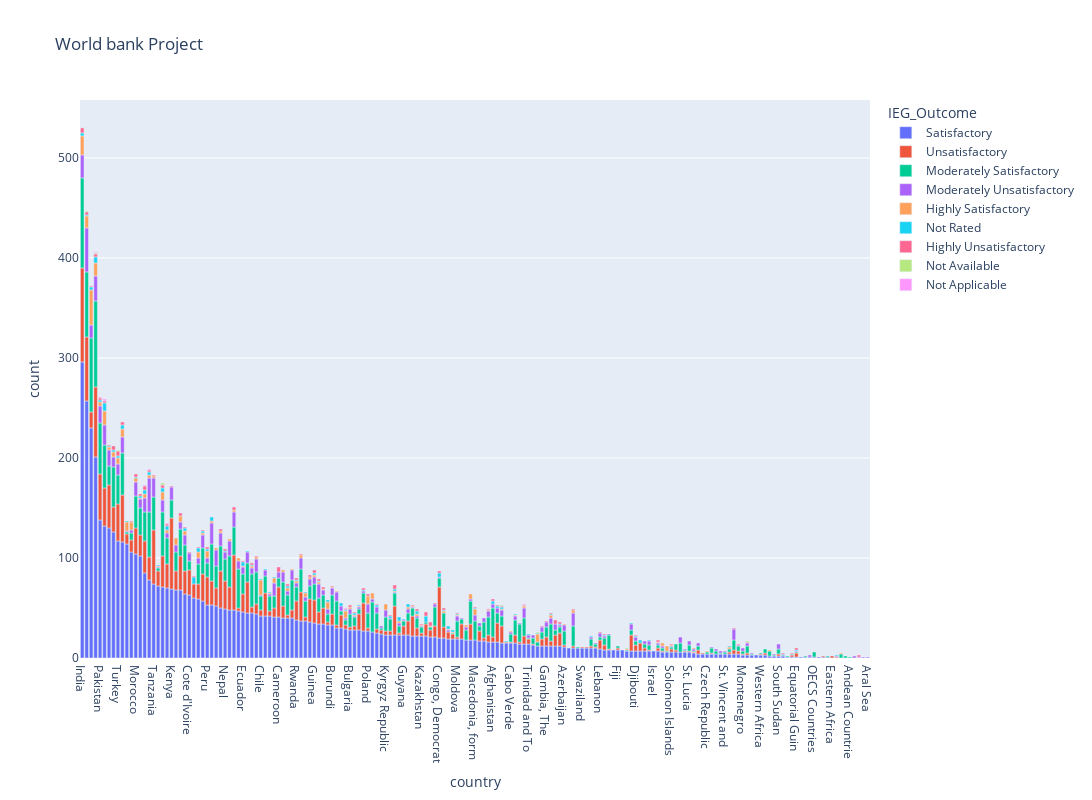

The notebook cell this image was saved under:
### Code cell
fig = px.bar(project_df.set_index('country'), y="count", color="IEG_Outcome", title="World bank Project",width=2000, height=800)
fig.update_traces(texttemplate='%{text:.2s}', textposition='outside')
fig.update_layout(uniformtext_minsize=8, uniformtext_mode='hide')
fig.show()

### Figure 1 — Plotly figure (JSON) as saved in the notebook; plotly's stock layout.template omitted (floating-point values rounded to 4 significant figures; data arrays with more than 128 entries replaced by an {"elided": "..."} marker saying what was removed)
{"data": [{"alignmentgroup": "True", "hovertemplate": "IEG_Outcome=Satisfactory<br>country=%{x}<br>count=%{y}<extra></extra>", "legendgroup": "Satisfactory", "marker": {"color": "#636efa"}, "name": "Satisfactory", "offsetgroup": "Satisfactory", "orientation": "v", "showlegend": true, "textposition": "outside", "texttemplate": "%{text:.2s}", "type": "bar", "x": {"elided": "168 str values"}, "xaxis": "x", "y": {"elided": "168 int values"}, "yaxis": "y"}, {"alignmentgroup": "True", "hovertemplate": "IEG_Outcome=Unsatisfactory<br>country=%{x}<br>count=%{y}<extra></extra>", "legendgroup": "Unsatisfactory", "marker": {"color": "#EF553B"}, "name": "Unsatisfactory", "offsetgroup": "Unsatisfactory", "orientation": "v", "showlegend": true, "textposition": "outside", "texttemplate": "%{text:.2s}", "type": "bar", "x": {"elided": "142 str values"}, "xaxis": "x", "y": {"elided": "142 int values"}, "yaxis": "y"}, {"alignmentgroup": "True", "hovertemplate": "IEG_Outcome=Moderately Satisfactory<br>country=%{x}<br>count=%{y}<extra></extra>", "legendgroup": "Moderately Satisfactory", "marker": {"color": "#00cc96"}, "name": "Moderately Satisfactory", "offsetgroup": "Moderately Satisfactory", "orientation": "v", "showlegend": true, "textposition": "outside", "texttemplate": "%{text:.2s}", "type": "bar", "x": {"elided": "154 str values"}, "xaxis": "x", "y": {"elided": "154 int values"}, "yaxis": "y"}, {"alignmentgroup": "True", "hovertemplate": "IEG_Outcome=Moderately Unsatisfactory<br>country=%{x}<br>count=%{y}<extra></extra>", "legendgroup": "Moderately Unsatisfactory", "marker": {"color": "#ab63fa"}, "name": "Moderately Unsatisfactory", "offsetgroup": "Moderately Unsatisfactory", "orientation": "v", "showlegend": true, "textposition": "outside", "texttemplate": "%{text:.2s}", "type": "bar", "x": {"elided": "139 str values"}, "xaxis": "x", "y": {"elided": "139 int values"}, "yaxis": "y"}, {"alignmentgroup": "True", "hovertemplate": "IEG_Outcome=Highly Satisfactory<br>country=%{x}<br>count=%{y}<extra></extra>", "legendgroup": "Highly Satisfactory", "marker": {"color": "#FFA15A"}, "name": "Highly Satisfactory", "offsetgroup": "Highly Satisfactory", "orientation": "v", "showlegend": true, "textposition": "outside", "texttemplate": "%{text:.2s}", "type": "bar", "x": ["China", "India", "Chile", "Mexico", "Brazil", "Indonesia", "Korea, Republic", "Latvia", "Thailand", "Argentina", "Poland", "Bangladesh", "Romania", "Mauritius", "Peru", "Hungary", "Macedonia, form", "Kyrgyz Republic", "Senegal", "Jordan", "Turkey", "Armenia", "Benin", "Estonia", "Lao People's De", "Colombia", "Morocco", "Sri Lanka", "Nicaragua", "Pakistan", "Yemen, Republic", "Vietnam", "Ghana", "West Bank and G", "Bosnia and Herz", "Philippines", "Maldives", "Mali", "Egypt, Arab Rep", "Croatia", "Russian Federat", "Africa", "Serbia", "Rwanda", "Slovak Republic", "Bolivia", "Ukraine", "Uganda", "Tanzania", "Burkina Faso", "Bulgaria", "El Salvador", "Niger", "Malawi", "Honduras", "Ethiopia", "Madagascar", "Mozambique", "Nigeria", "Panama", "Dominican Repub", "Guinea", "Belize", "Mauritania", "Malaysia", "Algeria", "Togo", "Tunisia", "Haiti", "Albania", "Uruguay", "Lesotho", "Azerbaijan", "Latin America", "Papua New Guine", "Czech Republic", "Portugal", "Ecuador", "Cyprus", "Costa Rica", "Solomon Islands", "Cambodia", "Cabo Verde", "Burundi", "Moldova", "South Africa", "Myanmar", "Georgia", "Caribbean", "Kazakhstan"], "xaxis": "x", "y": [35, 19, 15, 14, 13, 12, 9, 8, 8, 8, 8, 8, 7, 7, 7, 7, 6, 6, 6, 6, 6, 6, 5, 5, 5, 5, 4, 4, 4, 4, 4, 3, 3, 3, 3, 3, 3, 3, 3, 3, 2, 2, 2, 2, 2, 2, 2, 2, 2, 2, 2, 2, 2, 2, 2, 2, 2, 2, 2, 2, 2, 2, 1, 1, 1, 1, 1, 1, 1, 1, 1, 1, 1, 1, 1, 1, 1, 1, 1, 1, 1, 1, 1, 1, 1, 1, 1, 1, 1, 1], "yaxis": "y"}, {"alignmentgroup": "True", "hovertemplate": "IEG_Outcome=Not Rated<br>country=%{x}<br>count=%{y}<extra></extra>", "legendgroup": "Not Rated", "marker": {"color": "#19d3f3"}, "name": "Not Rated", "offsetgroup": "Not Rated", "orientation": "v", "showlegend": true, "textposition": "outside", "texttemplate": "%{text:.2s}", "type": "bar", "x": ["Mexico", "Yugoslavia, for", "Brazil", "Somalia", "El Salvador", "Jordan", "Ecuador", "Egypt, Arab Rep", "Congo, Democrat", "Argentina", "Bangladesh", "Uganda", "Yemen, Republic", "Syrian Arab Rep", "Ghana", "Sri Lanka", "China", "India", "Ukraine", "Panama", "Afghanistan", "Portugal", "Paraguay", "Colombia", "Peru", "Cyprus", "Zimbabwe", "Costa Rica", "Turkey", "Bosnia and Herz", "Algeria", "Chad", "Tunisia", "Guinea", "Haiti", "Malawi", "Guatemala", "Pakistan", "Hungary", "Malaysia", "Guyana", "Trinidad and To", "Mauritius", "Equatorial Guin", "Benin", "Dominican Repub", "Jamaica", "West Bank and G", "Korea, Republic", "Zambia", "Uruguay", "Macedonia, form", "Latvia", "Venezuela, Repu", "Vanuatu", "Indonesia", "Lithuania", "Djibouti", "Nicaragua", "Eritrea", "Comoros", "Nepal", "Slovak Republic", "Congo, Republic", "Rwanda", "Chile", "Russian Federat", "Philippines", "Sudan", "Greece", "Papua New Guine", "Moldova", "Cambodia", "Central Asia", "Mozambique", "Morocco"], "xaxis": "x", "y": [8, 7, 6, 6, 4, 4, 4, 4, 4, 4, 4, 4, 4, 3, 3, 3, 3, 3, 3, 3, 3, 3, 3, 2, 2, 2, 2, 2, 2, 2, 2, 2, 2, 2, 2, 2, 2, 2, 2, 1, 1, 1, 1, 1, 1, 1, 1, 1, 1, 1, 1, 1, 1, 1, 1, 1, 1, 1, 1, 1, 1, 1, 1, 1, 1, 1, 1, 1, 1, 1, 1, 1, 1, 1, 1, 1], "yaxis": "y"}, {"alignmentgroup": "True", "hovertemplate": "IEG_Outcome=Highly Unsatisfactory<br>country=%{x}<br>count=%{y}<extra></extra>", "legendgroup": "Highly Unsatisfactory", "marker": {"color": "#FF6692"}, "name": "Highly Unsatisfactory", "offsetgroup": "Highly Unsatisfactory", "orientation": "v", "showlegend": true, "textposition": "outside", "texttemplate": "%{text:.2s}", "type": "bar", "x": ["India", "Turkey", "Cameroon", "Central African", "Algeria", "Colombia", "Somalia", "Yemen, Republic", "Myanmar", "Senegal", "Guinea", "Morocco", "Brazil", "Bangladesh", "Argentina", "Nigeria", "Indonesia", "Congo, Democrat", "Peru", "Russian Federat", "Poland", "Bosnia and Herz", "Rwanda", "Tunisia", "Turkmenistan", "Ukraine", "Venezuela, Repu", "Caribbean", "Sudan", "Bulgaria", "Afghanistan", "Niger", "Ghana", "Equatorial Guin", "Nepal", "Pakistan", "Madagascar", "Mozambique", "Mexico", "Egypt, Arab Rep", "Mauritania", "Dominican Repub", "Mauritius", "Timor-Leste", "Togo", "Guinea-Bissau", "Malawi", "Mali", "Haiti", "Zimbabwe", "Yugoslavia, for", "Africa", "Kenya", "Kazakhstan", "West Bank and G", "Macedonia, form", "Uzbekistan", "Vanuatu", "Lesotho", "Lebanon", "Thailand", "St. Kitts and N", "Sierra Leone", "Comoros", "Jordan", "China", "Slovenia", "Sao Tome and Pr", "Djibouti", "Tanzania", "Philippines", "Ecuador", "Croatia", "Cote d'Ivoire", "Costa Rica", "Burundi", "Moldova", "Burkina Faso", "Guatemala", "Sri Lanka", "Chad", "Solomon Islands", "Gambia, The"], "xaxis": "x", "y": [5, 5, 5, 4, 4, 4, 4, 4, 4, 3, 3, 3, 3, 3, 3, 3, 3, 2, 2, 2, 2, 2, 2, 2, 2, 2, 2, 2, 2, 2, 2, 2, 2, 2, 2, 2, 2, 2, 2, 2, 2, 2, 1, 1, 1, 1, 1, 1, 1, 1, 1, 1, 1, 1, 1, 1, 1, 1, 1, 1, 1, 1, 1, 1, 1, 1, 1, 1, 1, 1, 1, 1, 1, 1, 1, 1, 1, 1, 1, 1, 1, 1, 1], "yaxis": "y"}, {"alignmentgroup": "True", "hovertemplate": "IEG_Outcome=Not Available<br>country=%{x}<br>count=%{y}<extra></extra>", "legendgroup": "Not Available", "marker": {"color": "#B6E880"}, "name": "Not Available", "offsetgroup": "Not Available", "orientation": "v", "showlegend": true, "textposition": "outside", "texttemplate": "%{text:.2s}", "type": "bar", "x": ["Argentina", "Brazil", "Haiti", "Turkey", "Indonesia", "Uzbekistan", "Latvia", "Slovenia"], "xaxis": "x", "y": [2, 1, 1, 1, 1, 1, 1, 1], "yaxis": "y"}, {"alignmentgroup": "True", "hovertemplate": "IEG_Outcome=Not Applicable<br>country=%{x}<br>count=%{y}<extra></extra>", "legendgroup": "Not Applicable", "marker": {"color": "#FF97FF"}, "name": "Not Applicable", "offsetgroup": "Not Applicable", "orientation": "v", "showlegend": true, "textposition": "outside", "texttemplate": "%{text:.2s}", "type": "bar", "x": ["Mexico", "Brazil", "Mauritius", "Yemen, Republic", "Africa", "Egypt, Arab Rep", "Pakistan", "Ghana"], "xaxis": "x", "y": [2, 1, 1, 1, 1, 1, 1, 1], "yaxis": "y"}], "layout": {"barmode": "relative", "height": 800, "legend": {"title": {"text": "IEG_Outcome"}, "tracegroupgap": 0}, "title": {"text": "World bank Project"}, "uniformtext": {"minsize": 8, "mode": "hide"}, "width": 2000, "xaxis": {"anchor": "y", "domain": [0, 1], "title": {"text": "country"}}, "yaxis": {"anchor": "x", "domain": [0, 1], "title": {"text": "count"}}}}
